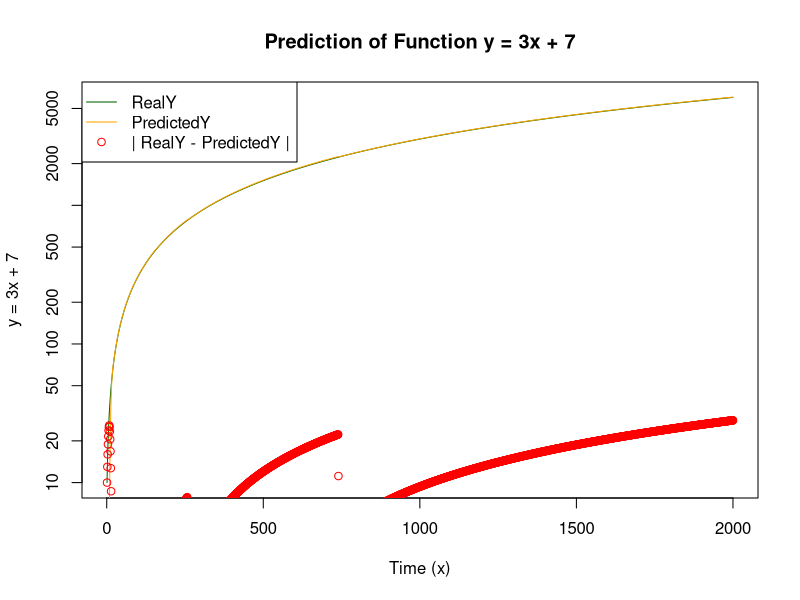

Write R code to recreate this figure.
##############################
#       Test Stats Plot      #
##############################
data <- read.csv("../data/data_linear_function_linear_results.txt", header=TRUE)

png("data2_plot.png", width=1000, height=625)

colorReal <- "darkgreen"
colorPredicted <- "orange"
colorDiff <- "red"

numberPoints <- length(data[, 1])
realValues <- head(data[, 1], n=numberPoints)
predictedValues <- head(data[, 2], n=numberPoints)
diffValues <- head(data[, 3], n=numberPoints)

plot(1:numberPoints, realValues, type="l", col=colorReal, xlab="Time (x)", ylab="y = 3x + 7", log="y")
title(main="Prediction of Function y = 3x + 7")
lines(1:numberPoints, predictedValues, type="l", col=colorPredicted)
lines(1:numberPoints, diffValues, type="p", col=colorDiff)
legend("topleft",
       legend=c("RealY", "PredictedY", "| RealY - PredictedY |"),
       lty=c(1, 1, 0), pch=c(NA, NA, 1), col=c(colorReal, colorPredicted, colorDiff))

